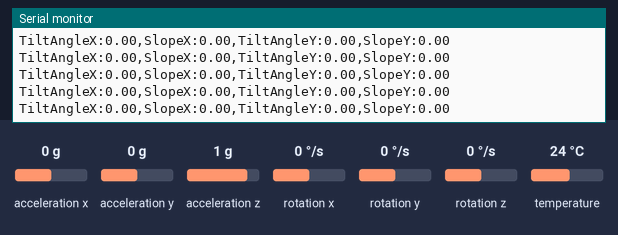
Simulated run of this sketch. Board: Arduino Uno, built with avr-gcc and run on an emulated ATmega328P. Shown: the last lines printed to the serial monitor. Inputs (shaded band) come from the test bench; at power-on: acceleration x 0 g, acceleration y 0 g, acceleration z 1 g, rotation x 0 °/s, rotation y 0 °/s, rotation z 0 °/s, temperature 24 °C.

Above: at 1.4 s.
1.5 s: acceleration x set to 0.8 g
At 1.57 s:
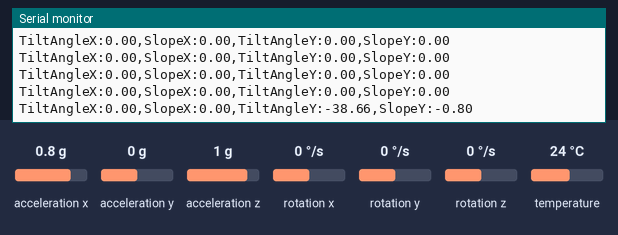
4.5 s: acceleration y set to -1.4 g
At 4.5 s:
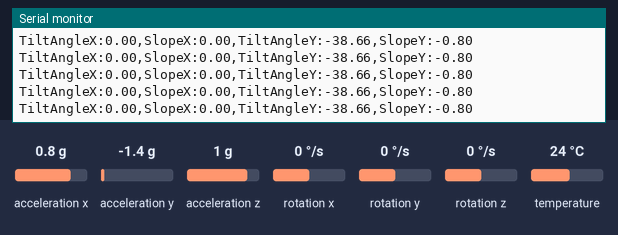
6.0 s: acceleration x set to 0 g
At 6.07 s:
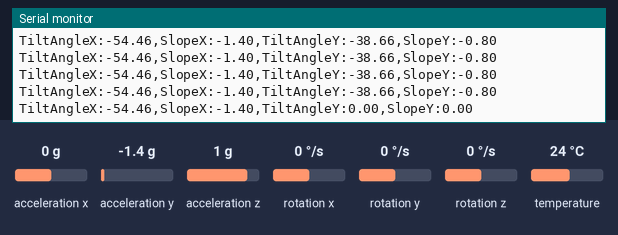
9.0 s: acceleration z set to -1.4 g
At 9.0 s:
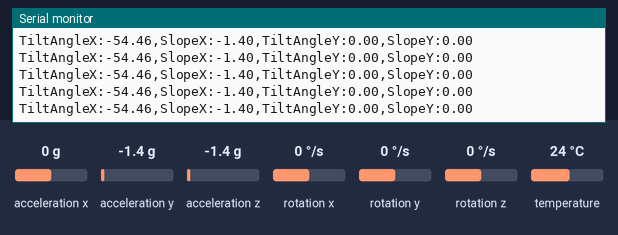
Timing chart, 0 to 11.5 s (numbered marks = the images above; inputs shaded):
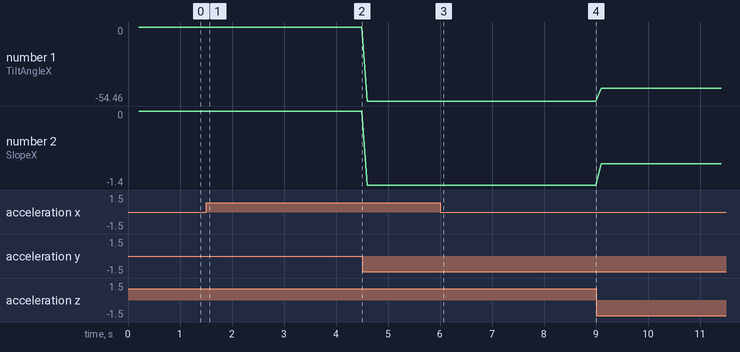

Measured:
- after the input at 1.5 s, the serial monitor: prints a new line after 0.06 s (image 1)
- after the input at 6.0 s, the serial monitor: prints a new line after 0.07 s (image 3)
- plotted number 1: 0 → -54.46 after the input at 4.5 s, -54.46 → -45 after the input at 9.0 s
- plotted number 2: 0 → -1.4 after the input at 4.5 s, -1.4 → -1 after the input at 9.0 s

The sketch:

MPU_Slope_Calc.ino
```cpp
// The following code is modified from https://matthewtechub.com/2024/09/06/slope-detection-by-gyro-accelerometer/

// Calculate and Print Slope in X and Y Directions with MPU6050
#include <Wire.h>
#include <Adafruit_MPU6050.h>
#include <Adafruit_Sensor.h>

Adafruit_MPU6050 mpu;

void setup() {
  Serial.begin(115200);
  while (!Serial)
    delay(20); // Wait for Serial Monitor to open

  // Try to initialize the MPU6050
  if (!mpu.begin()) {
    Serial.println("Failed to find MPU6050 chip");
    while (1) {
      delay(20);
    }
  }
  Serial.println("MPU6050 Found!");

  // Set the accelerometer range
  mpu.setAccelerometerRange(MPU6050_RANGE_16_G);

  // Set the gyro range
  mpu.setGyroRange(MPU6050_RANGE_500_DEG);

  // Set the filter bandwidth
  mpu.setFilterBandwidth(MPU6050_BAND_21_HZ);

  delay(200);
}

void loop() {
  sensors_event_t a, g, temp;
  mpu.getEvent(&a, &g, &temp);

  // Calculate tilt angles in degrees
  float angleX = atan2(a.acceleration.y, a.acceleration.z) * RAD_TO_DEG;
  float angleY = atan2(-a.acceleration.x, a.acceleration.z) * RAD_TO_DEG;

  // Normalize angles to a range of -90° to 90°
  if (angleX > 90) angleX = 180 - angleX;
  if (angleX < -90) angleX = -180 - angleX;

  if (angleY > 90) angleY = 180 - angleY;
  if (angleY < -90) angleY = -180 - angleY;

  // Calculate slopes for X and Y axes
  float slopeX = tan(angleX * DEG_TO_RAD);  // Convert angle to radians and calculate slope
  float slopeY = tan(angleY * DEG_TO_RAD);  // Convert angle to radians and calculate slope

  // Print tilt angles and slopes
  Serial.print("TiltAngleX:");
  Serial.print(angleX);
  Serial.print(",");
  Serial.print("SlopeX:");
  Serial.print(slopeX);
  Serial.print(",");
  Serial.print("TiltAngleY:");
  Serial.print(angleY);
  Serial.print(",");
  Serial.print("SlopeY:");
  Serial.print(slopeY);
  Serial.println("");

  delay(100);
}
```
